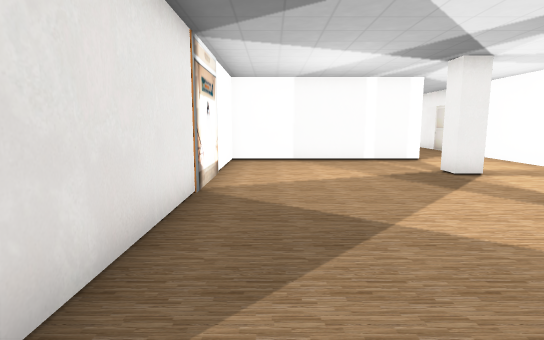
view 1 (above)

12 first-person views from a walk through a level from a Godot 3-D game. The camera is 1.3 m above the floor, tilts 8° down and sees 80° across. The floor is counted in squares, 1 m on a side. Each view is taken from the middle of a square. On the plan, view 1 faces up. The plan holds only what a view shows up to about 14 squares ahead; the rest is blank. The place goes on beyond the plan.

view 2
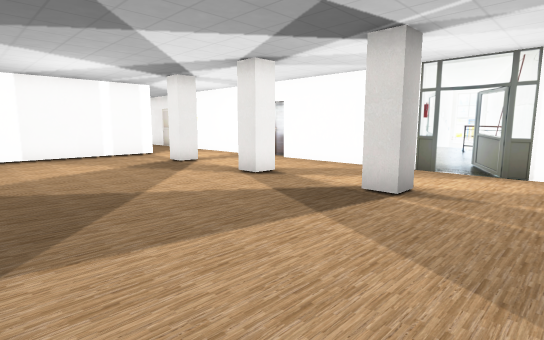

view 3
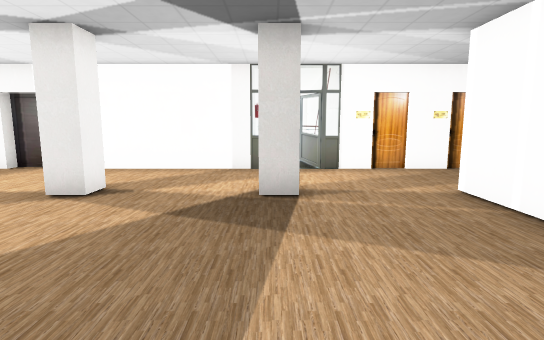

view 4
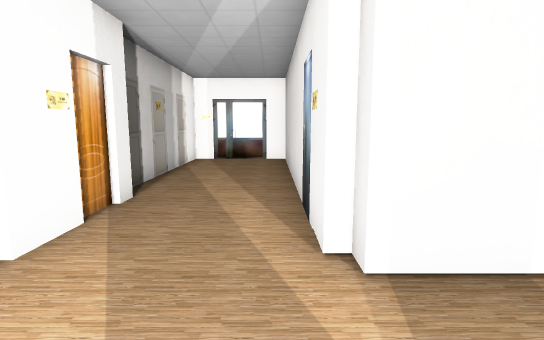

view 5
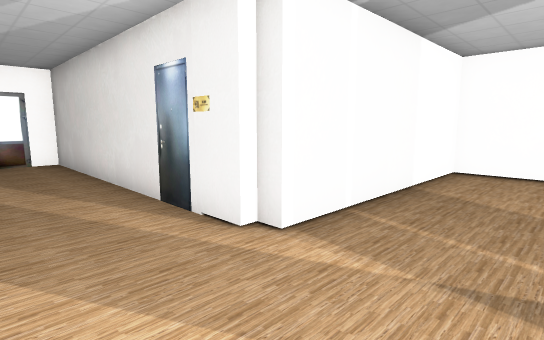

view 6
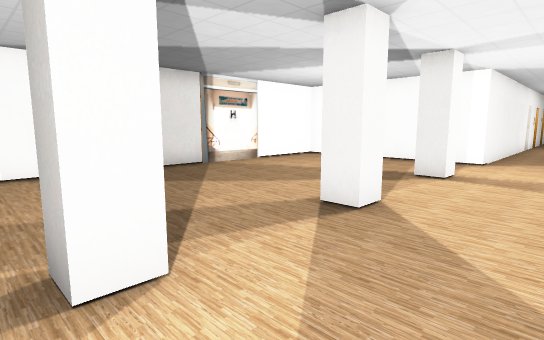

view 7
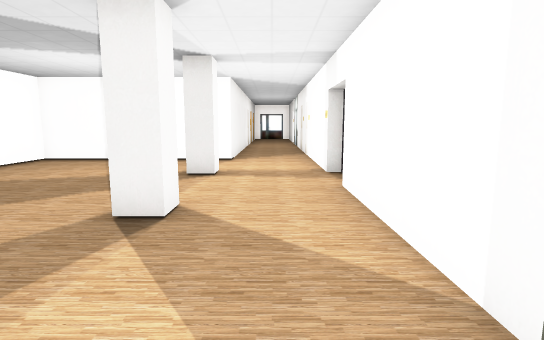

view 8
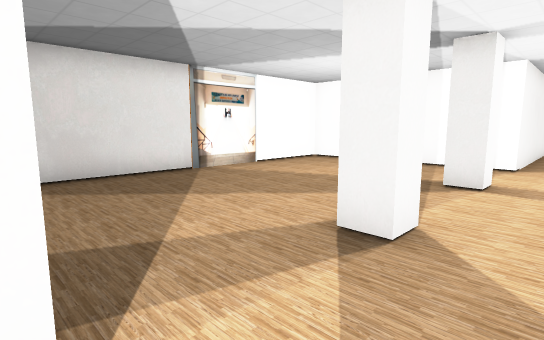

view 9
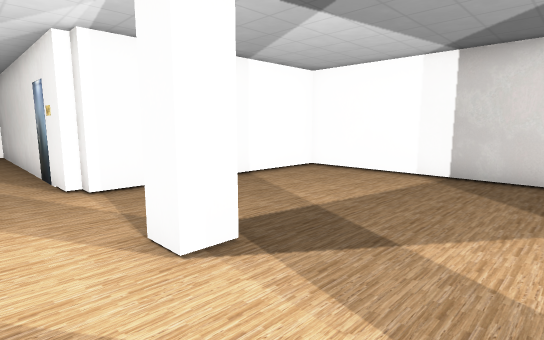

view 10
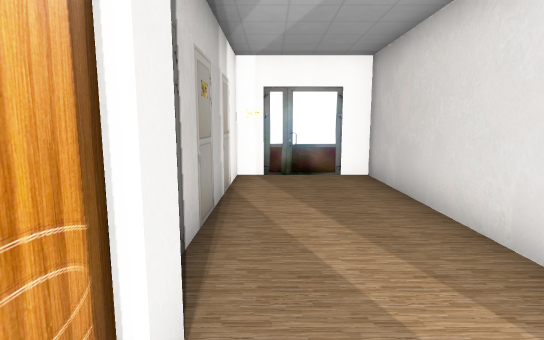

view 11
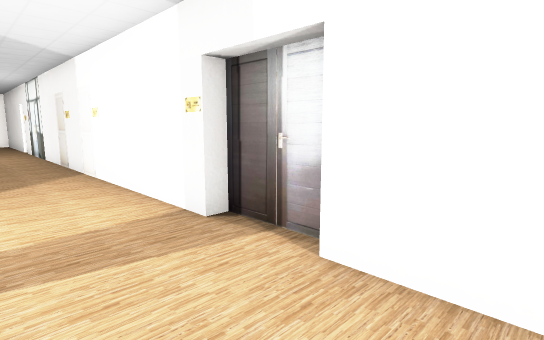

view 12
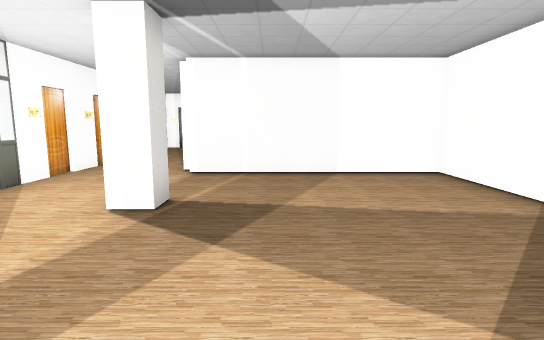

### Floor plan
Points are (right, up) in squares from view 1. A wall is a line through its corners. A room is listed if a view was taken in it or the views show most of it. See-through windows are left out.
Room 1 (views 1, 2, 3, 4, 5, 6, 7, 8, 9, 10, 11, 12)
walls: (4.8, 1.2) (5.5, 1.2) (5.5, 0.5) (4.8, 0.5) (4.8, 1.2); (5.5, 5.1) (5.5, 4.4) (4.8, 4.4) (4.8, 5.1); (5.5, -3) (5.5, -12.3) (8.9, -12.3) (8.9, -6.6); (5.5, 9.1) (5.5, 8.4) (4.8, 8.4) (4.8, 9.1); (8.9, 7.1) (8.9, 8.8); (8.5, 8.8) (8.5, 14.5); (8.5, -5.7) (8.5, 6.9); (5.5, 14.5) (5.5, 12) (-1.5, 12) (-1.5, -2.6) (5.2, -2.6) (5.2, -3.1)
ways out: closed door at (-1.5, 7)

Where each view was taken, in squares from view 1:
view 1: 0 up, 0 right, facing up
view 2: 2 down, 1 left, facing up-right
view 3: 1 up, 1 left, facing right
view 4: 0 up, 6 right, facing down
view 5: 0 up, 8 right, facing down-left
view 6: 0 up, 8 right, facing up-left
view 7: 0 up, 7 right, facing up
view 8: 1 up, 7 right, facing up-left
view 9: 4 up, 7 right, facing down-left
view 10: 4 down, 8 right, facing down
view 11: 5 up, 6 right, facing up-right
view 12: 6 up, 3 right, facing down
